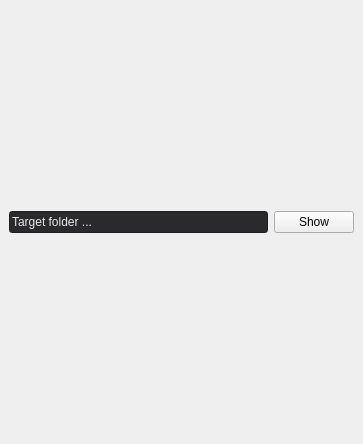
<?xml version="1.0" encoding="UTF-8"?>
<ui version="4.0">
 <class>Bucket</class>
 <widget class="QMainWindow" name="Bucket">
  <property name="geometry">
   <rect>
    <x>0</x>
    <y>0</y>
    <width>363</width>
    <height>444</height>
   </rect>
  </property>
  <property name="acceptDrops">
   <bool>true</bool>
  </property>
  <property name="windowTitle">
   <string>MainWindow</string>
  </property>
  <property name="autoFillBackground">
   <bool>true</bool>
  </property>
  <widget class="QWidget" name="centralwidget">
   <property name="acceptDrops">
    <bool>true</bool>
   </property>
   <property name="styleSheet">
    <string notr="true"/>
   </property>
   <layout class="QHBoxLayout" name="horizontalLayout">
    <property name="spacing">
     <number>3</number>
    </property>
    <property name="leftMargin">
     <number>0</number>
    </property>
    <property name="topMargin">
     <number>5</number>
    </property>
    <property name="rightMargin">
     <number>0</number>
    </property>
    <property name="bottomMargin">
     <number>5</number>
    </property>
    <item>
     <widget class="QWidget" name="widget" native="true">
      <layout class="QVBoxLayout" name="verticalLayout">
       <item>
        <layout class="QHBoxLayout" name="horizontalLayout_2">
         <item>
          <widget class="QLineEdit" name="lineEdit">
           <property name="styleSheet">
            <string notr="true">QLineEdit {background-color: rgb(42, 41, 44);color: rgb(232, 232, 232);
border-color: rgb(25, 26, 26); }</string>
           </property>
           <property name="text">
            <string>Target folder ...</string>
           </property>
          </widget>
         </item>
         <item>
          <widget class="QPushButton" name="openExplorerButton">
           <property name="autoFillBackground">
            <bool>true</bool>
           </property>
           <property name="text">
            <string>Show</string>
           </property>
           <property name="flat">
            <bool>false</bool>
           </property>
          </widget>
         </item>
        </layout>
       </item>
      </layout>
     </widget>
    </item>
   </layout>
  </widget>
 </widget>
 <resources/>
 <connections/>
</ui>
